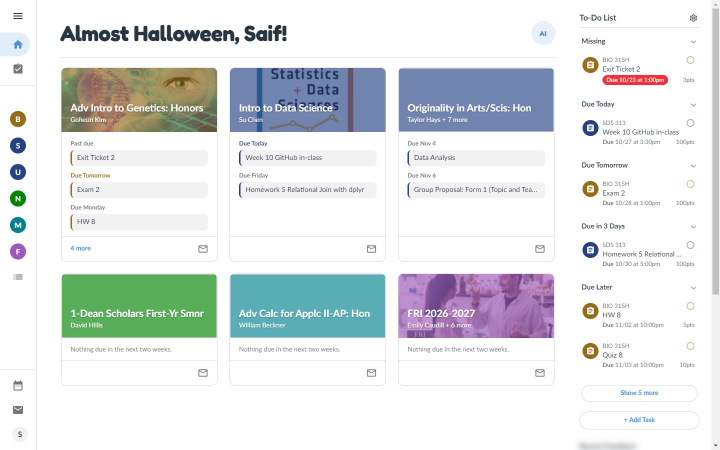
#> input picture docs/screenshots/dashboard.jpg, 1440 x 900 px (shown at 1/2 size)
$ python make-images.py
#> lines starting #> are read from the running program, lines starting #| are printed output that depends on the picture
# Builds the Chrome Web Store images from docs/screenshots, store/raw and icons/:
#   store/images/screenshot-*.png   1280x800 (the store's size; at most 5)
#   store/images/promo-small.png    440x280  (required small promo tile)
#   store/images/promo-marquee.png  1400x560 (optional marquee)
# Rerun after renaming: python store/make-images.py --name "New Name"
# Needs Pillow, fontTools and brotli (pip install pillow fonttools brotli).
import argparse
import io
import os

from fontTools.ttLib import TTFont
from PIL import Image, ImageDraw, ImageFilter, ImageFont

ROOT = os.path.dirname(os.path.dirname(os.path.abspath(__file__)))
SHOTS = os.path.join(ROOT, 'docs', 'screenshots')
OUT = os.environ.get('GCX_OUT') or os.path.join(ROOT, 'store', 'images')

RAW = os.environ.get('GCX_RAW') or os.path.join(ROOT, 'store', 'raw')

# In store order: the first one is what people see first. A slide is built from the screenshots in
# store/raw when they're all there (full-window 16:10 PNGs), else the plain docs screenshot stands in.
#   themes: theme-blossom, theme-classroom, theme-schooldark, theme-forest (the dashboard in each theme)
#   ai:     ai-pill (Ask anything open over the page), ai-chat (the same with an answer)
#   pet:    pet (the pet with its speech bubble up)
SLIDES = [('themes', 'dashboard'), ('ai', 'ask'), (None, 'course-home'), (None, 'file-viewer'), ('pet', 'assignment')]
THEMES = [('theme-blossom', 'Blossom'), ('theme-classroom', 'Default'), ('theme-schooldark', 'School dark'), ('theme-forest', 'Forest')]

TOP = (16, 94, 58)
BOTTOM = (8, 52, 34)


# [33 lines left out: functions font, gradient, rounded, paste_shadowed, not called in this run]


def raw(name):
    for ext in ('.png', '.jpg', '.jpeg', '.webp'):
        p = os.path.join(RAW, name + ext)
        if os.path.exists(p):
            return Image.open(p).convert('RGB')
    return None


# [65 lines left out: functions cover, heading, chip, keycaps, tilted, not called in this run]


def slide_themes():
    shots = [(raw(n), label) for n, label in THEMES]
    if any(im is None for im, _ in shots):
        return None
    bg = gradient(1280, 800).convert('RGBA')
    heading(bg, 'Make it yours', 'Themes, fonts and backgrounds, light or dark', 22, 64, 30)
    # Zoomed in on the sidebar, greeting and first cards, so the page reads at this size. Each is
    # turned a little, on a card in its theme's color turned the other way.
    tw, th = 540, 268
    cards = [((340, 318), -3, (236, 120, 170), 2), ((940, 318), 2.5, (138, 180, 248), -1.5),
             ((340, 618), 2, (240, 150, 60), -2.5), ((940, 618), -2.5, (168, 224, 110), 1.5)]
    for (im, label), (c, ang, col, uang) in zip(shots, cards):
        tile = cover(im, tw, th, (0.3, 0.28), 1.55).convert('RGBA')
        chip(tile, (14, th - 52), label, 26)
        tilted(bg, tile, c, ang, col, uang)
    return bg.convert('RGB')


def slide_ai():
    pill, chat = raw('ai-pill'), raw('ai-chat')
    if pill is None or chat is None:
        return None
    bg = gradient(1280, 800).convert('RGBA')
    heading(bg, 'AI assistance', None, 22, 64)
    keycaps(bg, ['Ctrl', 'Space'], 108)
    pw, ph, y = 540, 486, 196
    # Ask anything sits in the middle of the page; the answer fills the panel.
    paste_shadowed(bg, cover(pill, pw, ph, (0.5, 0.5), 1.35), (60, y), 16, 12)
    paste_shadowed(bg, cover(chat, pw, ph, (0.5, 0.5), 1.2), (1280 - 60 - pw, y), 16, 12)
    d = ImageDraw.Draw(bg)
    cx, cy = 640, y + ph // 2
    d.ellipse((cx - 30, cy - 30, cx + 30, cy + 30), fill=(255, 255, 255, 245))
    d.polygon([(cx - 10, cy - 14), (cx + 14, cy), (cx - 10, cy + 14)], fill=TOP)
    f = font('fredoka-latin-600-normal.woff2', 24)
    note = 'Runs on your own OpenAI key. We never see it, or anything you ask.'
    d.text(((1280 - d.textlength(note, font=f)) / 2, y + ph + 26), note, font=f, fill=(214, 240, 225))
    return bg.convert('RGB')


# [62 lines left out: functions slide_pet, promo, not called in this run]


def main():
    ap = argparse.ArgumentParser()
    ap.add_argument('--name', default='Even Better Canvas')
    ap.add_argument('--pet-at', help='x,y of the pet in store/raw/pet (pixels) for a zoomed-in circle')
    a = ap.parse_args()
    os.makedirs(OUT, exist_ok=True)
    for f in os.listdir(OUT):
        if f.startswith('screenshot-'):
            os.remove(os.path.join(OUT, f))
    at = tuple(int(v) for v in a.pet_at.split(',')) if a.pet_at else None
    build = {'themes': slide_themes, 'ai': slide_ai, 'pet': lambda: slide_pet(at)}
    for i, (kind, fallback) in enumerate(SLIDES, 1):
        im = build[kind]() if kind else None
        name = kind if im is not None else fallback
        if im is None:
            im = Image.open(os.path.join(SHOTS, fallback + '.jpg')).convert('RGB').resize((1280, 800), Image.LANCZOS)
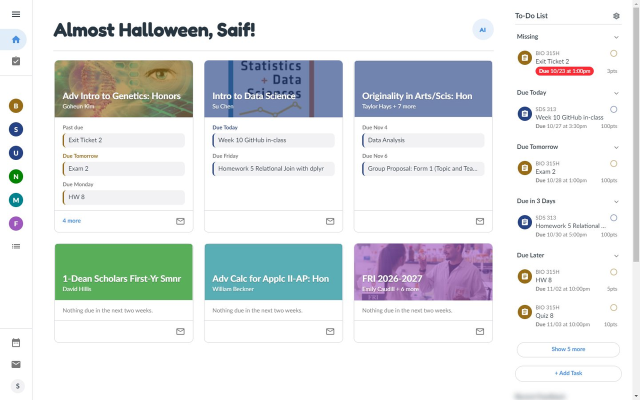
#> im: PIL image 1280x800 RGB (shown at 1/2 size); mean R, G, B 224.8, 228.9, 230
        im.save(os.path.join(OUT, f'screenshot-{i}-{name}.png'))
#> pass 2 of the loop in main, `for i, (kind, fallback) in enumerate(SLIDES, 1):`:
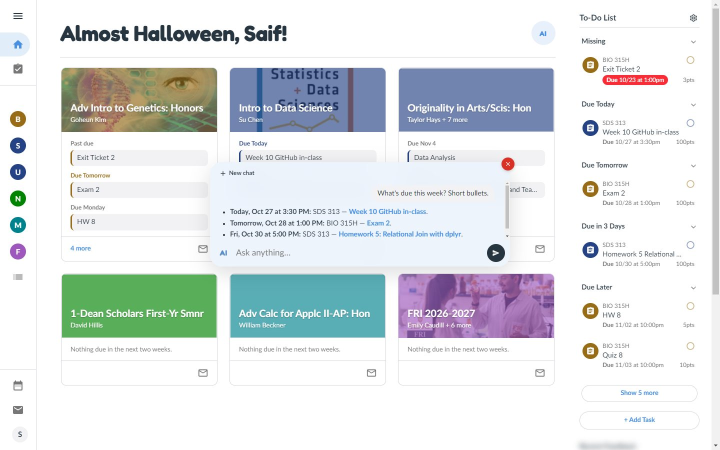
#> input picture docs/screenshots/ask.jpg, 1440 x 900 px (shown at 1/2 size)
#> in main, `im = Image.open(os.path.join(SHOTS, fallback + '.jpg')).convert('RGB')..`:
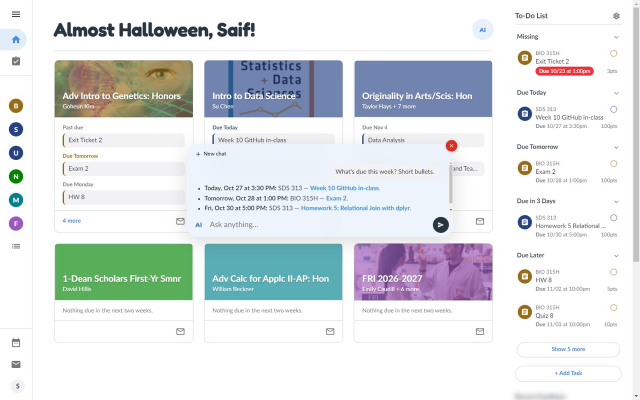
#> im: PIL image 1280x800 RGB (shown at 1/2 size); mean R, G, B 222.4, 227.1, 228.9
    two = '\n'.join(a.name.rsplit(' ', 1))
    promo(440, 280, two, 'Canvas, Classroom-style', 300, 40, 40, 20, 22, show=0.5).save(os.path.join(OUT, 'promo-small.png'))
    promo(1400, 560, two, 'Canvas, Classroom-style.\nWith AI that knows your classes.', 900, 84, 108, 44, 56, show=0.72).save(os.path.join(OUT, 'promo-marquee.png'))
    print('wrote', OUT)


if __name__ == '__main__':
#> (the run stopped early here; a loop or call above may not have finished)
